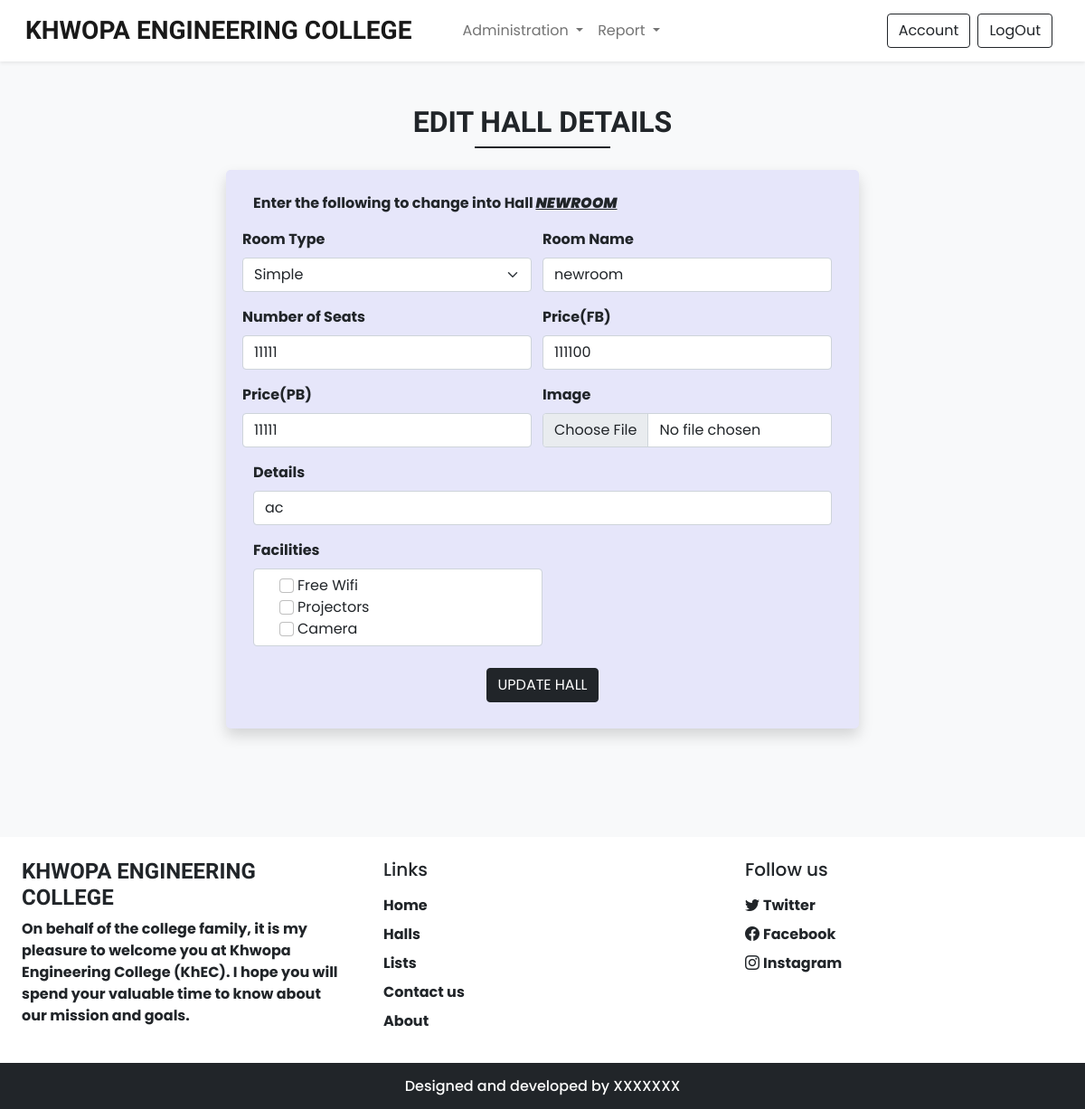
Screenshot of /edithall.php?hall_id=7 with the database file from the repository.
### tables this page shows
CREATE TABLE `hall` (
  `hallsn` int(10) NOT NULL,
  `roomtype` varchar(255) NOT NULL,
  `rname` varchar(255) NOT NULL,
  `seats` int(50) NOT NULL,
  `price` int(50) NOT NULL,
  `rdetail` longtext NOT NULL,
  `facility` varchar(50) NOT NULL,
  `image` varchar(100) NOT NULL,
  `p_price` int(255) NOT NULL
);

### edithall.php (the view, shortened to what this page needs)
<?php include 'inc/session.php';
include('inc/dbconection.php');?>
<!DOCTYPE html>
<html>
<head>
    <?php require('inc/link.php');?>
</head>
<body class="bg-light">
<?php
 include 'inc/admin_header.php';
  if(isset($_GET['hall_id'])){
    $hallid=mysqli_real_escape_string($con,$_GET['hall_id']);
    $sql="SELECT * FROM hall WHERE hallsn=$hallid ";
    $result = mysqli_query($con, $sql);
    $rows=mysqli_fetch_all($result,MYSQLI_ASSOC);
     foreach($rows as $row){
   $hallname=$row['rname'];
    ?>
<form action="edithallphp.php" method="POST" enctype="multipart/form-data">
<div class="my-5 px-4">
        <div class="container">
                    <h2 class=" mb-2 text-center fw-bold h-font">EDIT HALL DETAILS</h2>
                    <div class="h-line bg-dark"><b></div><br>
                <div class="container1 shadow align-items-center">
                    <div class="row">
<br>
<p class="fw-bold">Enter the following to change into Hall<b> <em><u style="text-transform: uppercase;"><?php echo " ".$hallname; ?></u></em></b></p>
            <div class="col-md-6 ps-0 mb-3 shadow-none">
                       <label class="form-label">Room Type</label>
                        <select class="form-select shadow-none" name="type" aria-label="Default select example">
                        <option value="Simple">Simple</option>
                        </select>
                    </div>
                        <div class="col-md-6 ps-0 mb-3">
                <label class="form-label">Room Name</label>
                <input type="text" name="rname" required class="form-control shadow-none" value="<?php echo $row['rname'];?>">
                        </div>
                        <div class="col-md-6 ps-0 mb-3">
                <label class="form-label">Number of Seats</label>
                <input type="number" class="form-control shadow-none"  name="seat" value="<?php echo $row['seats'];?>" required>
                        </div>
                        <div class="col-md-6 ps-0 mb-3">
                <label class="form-label">Price(FB)</label>
                <input type="number" class="form-control shadow-none" name="price" id="fare" value="<?php echo $row['price'];?>" required>
                        </div>
                    <div class="col-md-6 ps-0 mb-3">
                <label class="form-label">Price(PB)</label>
                <input type="number" class="form-control shadow-none" name="price1" id="fare1" value="<?php echo $row['p_price'];?>" required>
                        </div>
                    <div class="col-md-6 ps-0 mb-3">
                <label class="form-label">Image</label>
                <input type="file" class="form-control shadow-none" name="file" id="image"  required>
                </div>
                        </div>
                        <div class="col-md-12 p-0 mb-3">
                <label class="form-label">Details</label>
                <input type="text" class="form-control shadow-none" rows="1" name="rdetail" id="rdetail" value="<?php echo $row['rdetail'];?>"></textarea>
                        </div>
                        <div class="col-md-6 p-0 mb-3">
                        <label class="form-label">Facilities</label>
                                <div class="form-check form-control shadow-none ">
                <input class="form-check-input p-1 mx-1 shadow-none" type="checkbox" name="facility" value="wifi" id="flexCheckDefault">
                <label class="form-check-label" for="flexCheckDefault">
                    Free Wifi
                </label><br>
                <input class="form-check-input p-1 mx-1 shadow-none" type="checkbox" name="facility" value="projector" id="flexCheckDefault">
                <label class="form-check-label" for="flexCheckDefault">
                    Projectors
                </label><br>
                <input class="form-check-input p-1 mx-1 shadow-none" type="checkbox" name="facility" value="speaker" id="flexCheckDefault">
                <label class="form-check-label" for="flexCheckDefault">
                    Camera
                </label>
                            </div>
                        </div>
        <div class="text-center my-1 mt-4">
          <button type="submit" name="edit" class="btn btn-dark shadow-none">UPDATE HALL</button>
        </div>
</div>
</div>
</div></div>
        </form>
<?php
}
   }
   ?><br>
<?php include 'inc/footer.php';?>
</body>
</html>

### css/common.css (style rules this page uses)
:root { --teal:#2ec1ac ; --teal_hover: #279e8c; }
* { font-family: 'Poppins', sans-serif; }
.h-font { font-family: 'Merienda', cursive; }
input[type=number] { -moz-appearance: textfield; }
.h-line { width: 250px; margin: 0 auto; height: 1.7px; }

### edithall.php (style rules this page uses)
.container1 { max-width: 700px; width: 100%; background-color: #E6E6FA; padding: 25px 30px; border-radius: 5px; margin: 0 auto; }
.h-line { width: 150px; margin: 0 auto; height: 1.7px; }

### rows the page displays
hall: rname "NEWROOM", rname "newroom", seat "11111", price "111100", price1 "11111", rdetail "ac"
